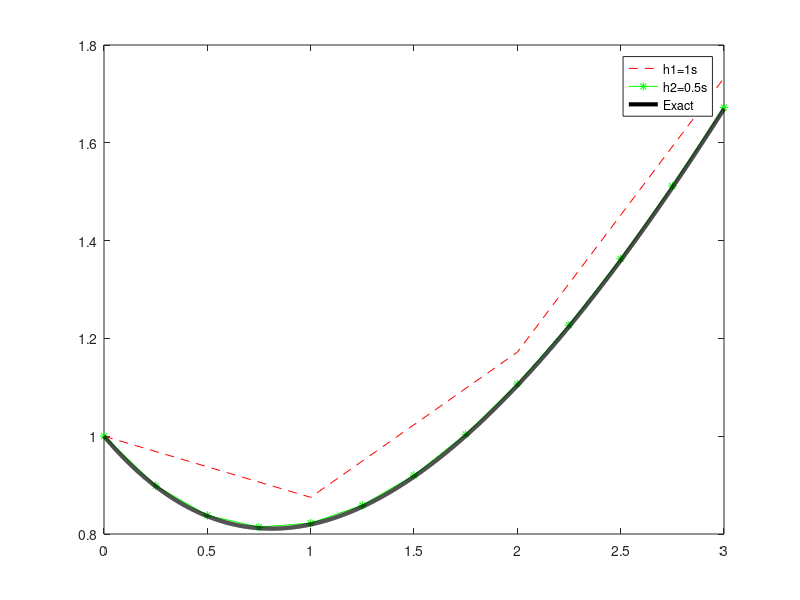

The MATLAB source for this figure:
% ME 303 - Lab Session 8 - December 7th, 2021
% Solution of Ordinary Differential Equations
% Heun's Method 2

clear all
close all
clc

t0 = 0;
tf = 3;
y0 = 1;
h1 = 1;
h2 = 0.25;
M1 = (tf - t0)/h1;
M2 = (tf - t0)/h2;

t1 = t0:h1:tf;
t2 = t0:h2:tf;

f = @(t,y) (t-y)/2;
y = @(t) 3*exp(-t/2) + t - 2;

y_h1 = zeros(1,M1+1);
y_h2 = zeros(1,M2+1);

y_h1(1) = y0;
y_h2(1) = y0;


for j = 1:M1
    f1_h = f(t1(j),y_h1(j));
    f2_h = f(t1(j+1),y_h1(j) + h1*f1_h);
    y_h1(j+1) = y_h1(j) + h1/2*(f1_h + f2_h);
end

for j = 1:M2
    f1_h = f(t2(j),y_h2(j));
    f2_h = f(t2(j+1),y_h2(j) + h2*f1_h);
    y_h2(j+1) = y_h2(j) + h2/2*(f1_h + f2_h);
end

t = t0:0.001:tf;
figure
plot(t1,y_h1,'r--')
hold on
plot(t2,y_h2,'g*-')
hold on
plot(t,y(t),'k','Linewidth',3)
legend('h1=1s','h2=0.5s','Exact')

FGE_1 = abs(y(tf) - y_h1(end))
FGE_2 = abs(y(tf) - y_h2(end))

ratio = FGE_1/FGE_2



